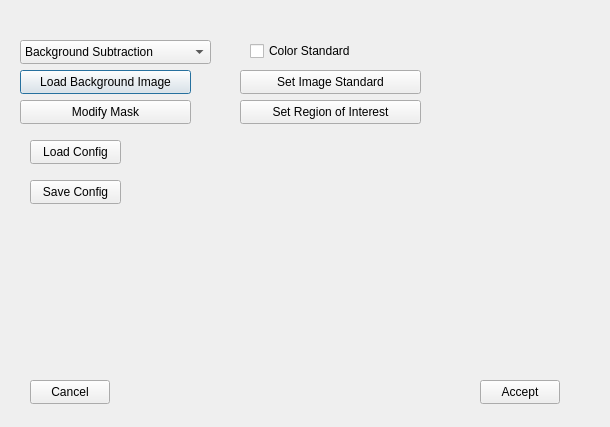
<?xml version="1.0" encoding="UTF-8"?>
<ui version="4.0">
 <class>ManualImportConfig</class>
 <widget class="QDialog" name="ManualImportConfig">
  <property name="geometry">
   <rect>
    <x>0</x>
    <y>0</y>
    <width>610</width>
    <height>427</height>
   </rect>
  </property>
  <property name="windowTitle">
   <string>Dialog</string>
  </property>
  <widget class="QComboBox" name="comboBox">
   <property name="geometry">
    <rect>
     <x>20</x>
     <y>40</y>
     <width>191</width>
     <height>24</height>
    </rect>
   </property>
   <item>
    <property name="text">
     <string>Background Subtraction</string>
    </property>
   </item>
   <item>
    <property name="text">
     <string>Binary Substraction</string>
    </property>
   </item>
   <item>
    <property name="text">
     <string>Machine Learning</string>
    </property>
   </item>
  </widget>
  <widget class="QPushButton" name="pushButton">
   <property name="geometry">
    <rect>
     <x>20</x>
     <y>70</y>
     <width>171</width>
     <height>24</height>
    </rect>
   </property>
   <property name="text">
    <string>Load Background Image</string>
   </property>
  </widget>
  <widget class="QCheckBox" name="checkBox">
   <property name="geometry">
    <rect>
     <x>250</x>
     <y>40</y>
     <width>121</width>
     <height>22</height>
    </rect>
   </property>
   <property name="text">
    <string>Color Standard</string>
   </property>
  </widget>
  <widget class="QPushButton" name="pushButton_2">
   <property name="geometry">
    <rect>
     <x>240</x>
     <y>100</y>
     <width>181</width>
     <height>24</height>
    </rect>
   </property>
   <property name="text">
    <string>Set Region of Interest</string>
   </property>
  </widget>
  <widget class="QPushButton" name="pushButton_3">
   <property name="geometry">
    <rect>
     <x>20</x>
     <y>100</y>
     <width>171</width>
     <height>24</height>
    </rect>
   </property>
   <property name="text">
    <string>Modify Mask</string>
   </property>
  </widget>
  <widget class="QPushButton" name="pushButton_4">
   <property name="geometry">
    <rect>
     <x>240</x>
     <y>70</y>
     <width>181</width>
     <height>24</height>
    </rect>
   </property>
   <property name="text">
    <string>Set Image Standard</string>
   </property>
  </widget>
  <widget class="QPushButton" name="pushButton_5">
   <property name="geometry">
    <rect>
     <x>480</x>
     <y>380</y>
     <width>80</width>
     <height>24</height>
    </rect>
   </property>
   <property name="text">
    <string>Accept</string>
   </property>
  </widget>
  <widget class="QPushButton" name="pushButton_6">
   <property name="geometry">
    <rect>
     <x>30</x>
     <y>380</y>
     <width>80</width>
     <height>24</height>
    </rect>
   </property>
   <property name="text">
    <string>Cancel</string>
   </property>
  </widget>
  <widget class="QPushButton" name="pushButton_7">
   <property name="geometry">
    <rect>
     <x>30</x>
     <y>140</y>
     <width>91</width>
     <height>24</height>
    </rect>
   </property>
   <property name="text">
    <string>Load Config</string>
   </property>
  </widget>
  <widget class="QPushButton" name="pushButton_8">
   <property name="geometry">
    <rect>
     <x>30</x>
     <y>180</y>
     <width>91</width>
     <height>24</height>
    </rect>
   </property>
   <property name="text">
    <string>Save Config</string>
   </property>
  </widget>
 </widget>
 <resources/>
 <connections/>
</ui>
